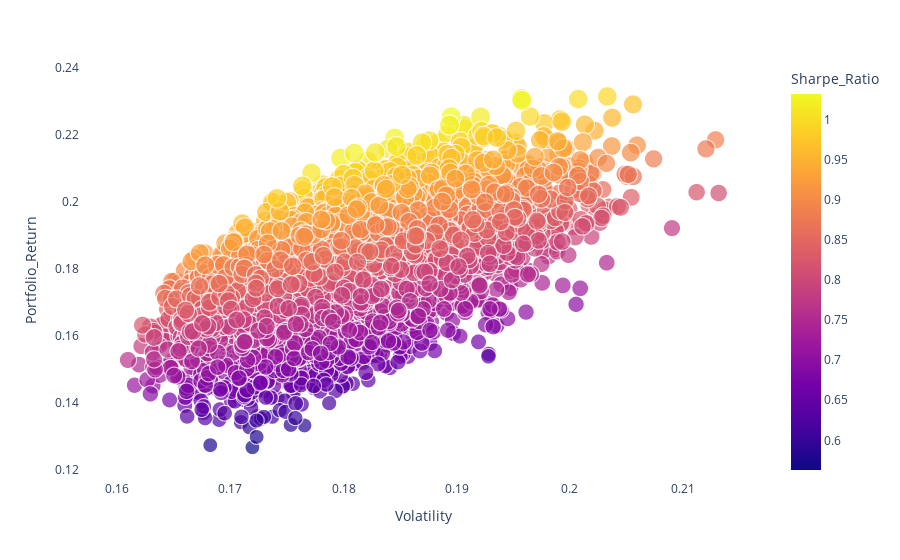

The notebook cell this image was saved under:
### Code cell
import plotly.express as px
import plotly.graph_objects as go
fig = px.scatter(sim_out_df, x = 'Volatility', y = 'Portfolio_Return', color = 'Sharpe_Ratio', size = 'Sharpe_Ratio', hover_data = ['Sharpe_Ratio'] )
fig.update_layout({'plot_bgcolor': "white"})
fig.show()

### Figure 1 — Plotly figure (JSON) as saved in the notebook; plotly's stock layout.template omitted (floating-point values rounded to 4 significant figures; data arrays with more than 128 entries replaced by an {"elided": "..."} marker saying what was removed)
{"data": [{"customdata": {"elided": "10000x1 float values"}, "hovertemplate": "Volatility=%{x}<br>Portfolio_Return=%{y}<br>Sharpe_Ratio=%{marker.color}<extra></extra>", "legendgroup": "", "marker": {"color": {"elided": "10000 float values"}, "coloraxis": "coloraxis", "size": {"elided": "10000 float values"}, "sizemode": "area", "sizeref": 0.002579, "symbol": "circle"}, "mode": "markers", "name": "", "showlegend": false, "type": "scattergl", "x": {"elided": "10000 float values"}, "xaxis": "x", "y": {"elided": "10000 float values"}, "yaxis": "y"}], "layout": {"coloraxis": {"colorbar": {"title": {"text": "Sharpe_Ratio"}}, "colorscale": [[0, "#0d0887"], [0.1111, "#46039f"], [0.2222, "#7201a8"], [0.3333, "#9c179e"], [0.4444, "#bd3786"], [0.5556, "#d8576b"], [0.6667, "#ed7953"], [0.7778, "#fb9f3a"], [0.8889, "#fdca26"], [1, "#f0f921"]]}, "legend": {"itemsizing": "constant", "tracegroupgap": 0}, "margin": {"t": 60}, "plot_bgcolor": "white", "xaxis": {"anchor": "y", "domain": [0, 1], "title": {"text": "Volatility"}}, "yaxis": {"anchor": "x", "domain": [0, 1], "title": {"text": "Portfolio_Return"}}}}
